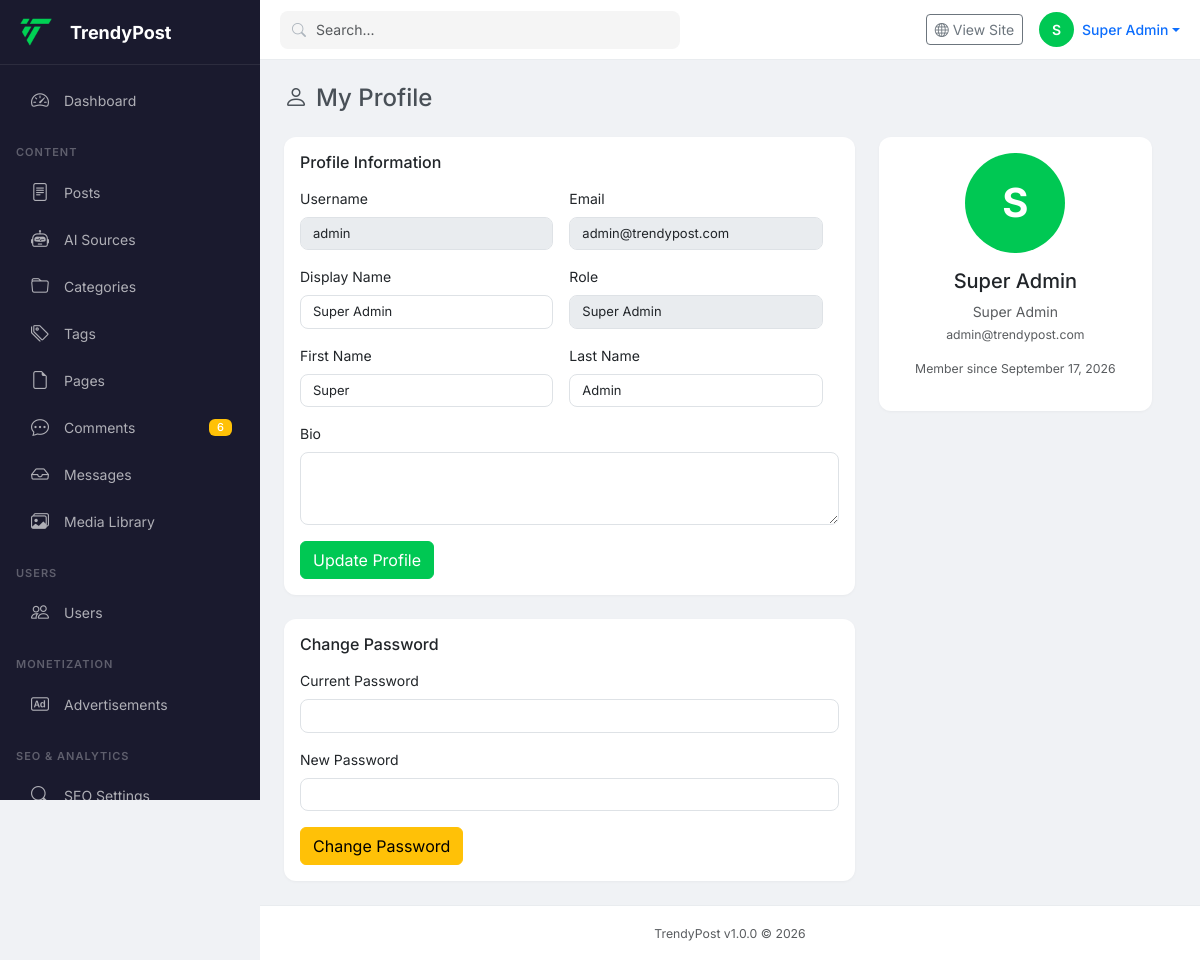
The app's page /admin/admin/?route=profile (signed in) with its own data.
### tables this page shows
CREATE TABLE users (
    id INT UNSIGNED AUTO_INCREMENT PRIMARY KEY,
    username VARCHAR(50) NOT NULL UNIQUE,
    email VARCHAR(100) NOT NULL UNIQUE,
    password_hash VARCHAR(255) NOT NULL,
    display_name VARCHAR(100),
    first_name VARCHAR(50),
    last_name VARCHAR(50),
    avatar VARCHAR(255),
    bio TEXT,
    role_id INT UNSIGNED NOT NULL DEFAULT 6,
    status ENUM('active','inactive','banned','pending') DEFAULT 'pending',
    email_verified TINYINT(1) DEFAULT 0,
    email_verified_at DATETIME,
    remember_token VARCHAR(100),
    reset_token VARCHAR(100),
    reset_expires DATETIME,
    last_login_at DATETIME,
    last_login_ip VARCHAR(45),
    login_attempts TINYINT UNSIGNED DEFAULT 0,
    locked_until DATETIME,
    google_id VARCHAR(100),
    facebook_id VARCHAR(100),
    twitter_id VARCHAR(100),
    seo_title VARCHAR(70),
    seo_description VARCHAR(160),
    social_links JSON,
    created_at TIMESTAMP DEFAULT CURRENT_TIMESTAMP,
    updated_at TIMESTAMP DEFAULT CURRENT_TIMESTAMP ON UPDATE CURRENT_TIMESTAMP,
    FOREIGN KEY (role_id) REFERENCES roles(id) ON DELETE RESTRICT,
    INDEX idx_email (email),
    INDEX idx_status (status),
    INDEX idx_role (role_id),
    INDEX idx_username (username)
);

CREATE TABLE roles (
    id INT UNSIGNED AUTO_INCREMENT PRIMARY KEY,
    name VARCHAR(50) NOT NULL UNIQUE,
    display_name VARCHAR(100) NOT NULL,
    description TEXT,
    permissions JSON,
    is_system TINYINT(1) DEFAULT 0,
    created_at TIMESTAMP DEFAULT CURRENT_TIMESTAMP,
    updated_at TIMESTAMP DEFAULT CURRENT_TIMESTAMP ON UPDATE CURRENT_TIMESTAMP,
    INDEX idx_name (name)
);

### includes/Helpers.php (called while the page is built, shortened)
<?php
function url(string $path = ''): string {
    return BASE_URL . ltrim($path, '/');
}
function image_url(string $filename): string {
    return IMAGES_URL . $filename;
}
function admin_url(string $path = ''): string {
    $path = trim($path, '/');
    $path = preg_replace('#^admin/?|^/admin/?#', '', $path);
    $base = rtrim(ADMIN_URL, '/');
    return $base . '/?route=' . $path;
}
function format_date(string $date, string $format = 'F j, Y'): string {
    return date($format, strtotime($date));
}
function decode_entities(string $text): string {
    if ($text === '' || !str_contains($text, '&')) {
        return $text;
    }
    $decoded = $text;
    return $decoded;
}
function esc_attr(string $text): string {
    return htmlspecialchars(decode_entities($text), ENT_QUOTES, 'UTF-8');
}

### includes/Database.php (called while the page is built, shortened)
<?php
class Database {
    private static ?PDO $instance = null;
    public static function getInstance(): PDO {
        if (self::$instance === null) {
            try {
                $dsn = "mysql:host=" . DB_HOST . ";dbname=" . DB_NAME . ";charset=" . DB_CHARSET;
                $options = [
                    PDO::ATTR_ERRMODE => APP_DEBUG ? PDO::ERRMODE_EXCEPTION : PDO::ERRMODE_SILENT,
                    PDO::ATTR_DEFAULT_FETCH_MODE => PDO::FETCH_ASSOC,
                    PDO::ATTR_EMULATE_PREPARES => false,
                    PDO::ATTR_PERSISTENT => true
                ];
                self::$instance = new PDO($dsn, DB_USER, DB_PASS, $options);
            } catch (PDOException $e) {
                error_log("Database connection failed: " . $e->getMessage());
                if (APP_DEBUG) {
                    die("Database connection failed: " . $e->getMessage());
                }
                die("Service temporarily unavailable. Please try again later.");
            }
        }
        return self::$instance;
    }
    private static function setConnectionDefaults(): void {
        try {
            self::$instance->exec("SET NAMES " . DB_CHARSET . " COLLATE " . DB_COLLATE);
            $phpTimezone = date_default_timezone_get();
            $timezoneOffset = self::getTimezoneOffset($phpTimezone);
            try {
                self::$instance->exec("SET time_zone = '" . $timezoneOffset . "'");
            } catch (PDOException $e) {
                try {
                    $offsetMinutes = self::getTimezoneOffsetMinutes($phpTimezone);
                    self::$instance->exec("SET time_zone = '" . $offsetMinutes . "'");
                    self::$timezone = $offsetMinutes;
                } catch (PDOException $e2) {
                    error_log("Could not set MySQL timezone: " . $e2->getMessage());
                    self::$timezone = '+00:00';
                }
            }
            self::$instance->exec("SET sql_mode = 'NO_ENGINE_SUBSTITUTION'");
        } catch (PDOException $e) {
            error_log("Failed to set connection defaults: " . $e->getMessage());
        }
    }
    private static function getTimezoneOffset(string $timezone): string {
        try {
            $dt = new DateTime('now', new DateTimeZone($timezone));
            $offset = $dt->getOffset();
            $hours = floor($offset / 3600);
            $minutes = abs(($offset % 3600) / 60);
            return sprintf('%+03d:%02d', $hours, $minutes);
        } catch (Exception $e) {
            error_log("Timezone offset calculation failed: " . $e->getMessage());
            return '+00:00';
        }
    }
    public static function query(string $sql, array $params = []): PDOStatement {
        $stmt = self::getInstance()->prepare($sql);
        $stmt->execute($params);
        return $stmt;
    }
    public static function fetchOne(string $sql, array $params = []): ?array {
        $stmt = self::query($sql, $params);
        $result = $stmt->fetch();
        return $result ?: null;
    }
    public static function fetchColumn(string $sql, array $params = []) {
        $stmt = self::query($sql, $params);
        return $stmt->fetchColumn();
    }
    public static function count(string $table, string $where = '1=1', array $params = []): int {
        $sql = "SELECT COUNT(*) FROM `{$table}` WHERE {$where}";
        return (int) self::fetchColumn($sql, $params);
    }
}

### includes/Auth.php (called while the page is built, shortened)
<?php
require_once INCLUDES_PATH . 'Database.php';
require_once INCLUDES_PATH . 'Helpers.php';
class Auth {
    private static ?array $currentUser = null;
    private static ?array $currentRole = null;
    public static function init(): void {
        if (!empty($_SESSION['user_id'])) {
            self::loadUser($_SESSION['user_id']);
        }
    }
    public static function check(): bool {
        return self::$currentUser !== null && self::$currentUser['status'] === 'active';
    }
    public static function user(): ?array {
        return self::$currentUser;
    }
    public static function roleName(): string {
        return self::$currentRole['name'] ?? 'guest';
    }
    public static function hasRole(string|array $roles): bool {
        $roles = is_array($roles) ? $roles : [$roles];
        return in_array(self::roleName(), $roles);
    }
    public static function isAdmin(): bool {
        return self::hasRole(['super_admin', 'admin']);
    }
    private static function loadUser(int $userId): void {
        $user = Database::fetchOne(
            "SELECT u.*, r.name as role_name, r.display_name as role_display, r.permissions as role_perms
             FROM users u
             JOIN roles r ON u.role_id = r.id
             WHERE u.id = ? LIMIT 1",
            [$userId]
        );
        self::$currentUser = $user;
        self::$currentRole = [
            'id' => $user['role_id'],
            'name' => $user['role_name'],
            'display_name' => $user['role_display']
        ];
    }
}

### admin/users/profile.php (the view, shortened to what this page needs)
<?php
$user = Auth::user();
include ADMIN_PATH . 'layout/header.php';
?>
<div class="d-flex justify-content-between align-items-center mb-4 flex-wrap gap-2"><h4 class="mb-0"><i class="bi bi-person me-2"></i>My Profile</h4></div>
<div class="row g-4">
    <div class="col-lg-8">
        <div class="card border-0"><div class="card-body">
            <h6 class="mb-3">Profile Information</h6>
            <form method="POST"><input type="hidden" name="_token" value="<?php echo csrf_token(); ?>">
            <div class="row g-3"><div class="col-md-6"><div class="mb-3"><label class="form-label">Username</label><input type="text" class="form-control" value="<?php echo $user['username']; ?>" disabled></div></div><div class="col-md-6"><div class="mb-3"><label class="form-label">Email</label><input type="email" class="form-control" value="<?php echo $user['email']; ?>" disabled></div></div></div>
            <div class="row g-3"><div class="col-md-6"><div class="mb-3"><label class="form-label">Display Name</label><input type="text" name="display_name" class="form-control" value="<?php echo esc_attr($user['display_name']??''); ?>"></div></div><div class="col-md-6"><div class="mb-3"><label class="form-label">Role</label><input type="text" class="form-control" value="<?php echo $user['role_display']??''; ?>" disabled></div></div></div>
            <div class="row g-3"><div class="col-md-6"><div class="mb-3"><label class="form-label">First Name</label><input type="text" name="first_name" class="form-control" value="<?php echo esc_attr($user['first_name']??''); ?>"></div></div><div class="col-md-6"><div class="mb-3"><label class="form-label">Last Name</label><input type="text" name="last_name" class="form-control" value="<?php echo esc_attr($user['last_name']??''); ?>"></div></div></div>
            <div class="mb-3"><label class="form-label">Bio</label><textarea name="bio" class="form-control" rows="3"><?php echo esc_attr($user['bio']??''); ?></textarea></div>
            <button type="submit" class="btn btn-success">Update Profile</button>
            </form>
        </div></div>
        <div class="card border-0 mt-4"><div class="card-body">
            <h6 class="mb-3">Change Password</h6>
            <form method="POST"><input type="hidden" name="_token" value="<?php echo csrf_token(); ?>">
            <div class="mb-3"><label class="form-label">Current Password</label><input type="password" name="current_password" class="form-control" required></div>
            <div class="mb-3"><label class="form-label">New Password</label><input type="password" name="new_password" class="form-control" required minlength="8"></div>
            <button type="submit" class="btn btn-warning">Change Password</button>
            </form>
        </div></div>
    </div>
    <div class="col-lg-4">
        <div class="card border-0"><div class="card-body text-center">
            <div class="bg-success text-white rounded-circle d-flex align-items-center justify-content-center mx-auto mb-3" style="width:100px;height:100px;font-size:40px;font-weight:700;background-color:var(--tp-primary)!important"><?php echo strtoupper(substr($user['display_name']??$user['username'],0,1)); ?></div>
            <h5><?php echo $user['display_name'] ?? $user['username']; ?></h5>
            <p class="text-muted mb-1"><?php echo $user['role_display'] ?? ''; ?></p>
            <p class="text-muted small"><?php echo $user['email']; ?></p>
            <p class="text-muted small">Member since <?php echo format_date($user['created_at'] ?? 'now'); ?></p>
        </div></div>
    </div>
</div>
<?php include ADMIN_PATH . 'layout/footer.php'; ?>

### admin/layout/header.php (shortened to what this page needs)
<?php if (!defined('ADMIN')) die('Direct access not permitted.');
$route = $_GET['route'] ?? 'dashboard';
$route = preg_replace('#^admin/?|^/admin/?#', '', $route);
if (!isset($stats)) {
    $stats = ['comments' => ['pending' => Database::count('comments', "status = 'pending'") ?? 0]];
}
?>
<!DOCTYPE html>
<html lang="en">
<head>
    <link href="https://cdn.jsdelivr.net/npm/bootstrap@5.3.2/dist/css/bootstrap.min.css" rel="stylesheet">
    <link href="https://cdn.jsdelivr.net/npm/bootstrap-icons@1.11.1/font/bootstrap-icons.css" rel="stylesheet">
    <link href="<?php echo ADMIN_ASSETS_URL; ?>admin.css?v=<?php echo APP_VERSION; ?>" rel="stylesheet">
</head>
<body class="admin-body">
<div class="admin-wrapper">
    <nav class="admin-sidebar" id="adminSidebar">
        <div class="sidebar-header">
            <a href="<?php echo admin_url('dashboard'); ?>" class="sidebar-brand">
                <img src="<?php echo image_url('trendypost-logo.png'); ?>" alt="TrendyPost" height="32" onerror="this.style.display='none';this.parentElement.innerHTML+='<span class=\'fw-bold text-white\'>TP</span>'">
                <span class="ms-2 fw-bold text-white">TrendyPost</span>
            </a>
        </div>
        <ul class="sidebar-nav">
            <li><a href="<?php echo admin_url('dashboard'); ?>" class="<?php echo $route==='dashboard'?'active':''; ?>"><i class="bi bi-speedometer2"></i> Dashboard</a></li>
            <li class="nav-section">CONTENT</li>
            <li><a href="<?php echo admin_url('posts'); ?>" class="<?php echo $route==='posts'?'active':''; ?>"><i class="bi bi-file-text"></i> Posts</a></li>
            <li><a href="<?php echo admin_url('ai-sources'); ?>" class="<?php echo $route==='ai-sources'?'active':''; ?>"><i class="bi bi-robot"></i> AI Sources</a></li>
            <li><a href="<?php echo admin_url('categories'); ?>" class="<?php echo $route==='categories'?'active':''; ?>"><i class="bi bi-folder"></i> Categories</a></li>
            <li><a href="<?php echo admin_url('tags'); ?>" class="<?php echo $route==='tags'?'active':''; ?>"><i class="bi bi-tags"></i> Tags</a></li>
            <li><a href="<?php echo admin_url('pages'); ?>" class="<?php echo $route==='pages'?'active':''; ?>"><i class="bi bi-file-earmark"></i> Pages</a></li>
            <li><a href="<?php echo admin_url('comments'); ?>" class="<?php echo $route==='comments'?'active':''; ?>"><i class="bi bi-chat-dots"></i> Comments<?php $pc = $stats['comments']['pending'] ?? 0; if ($pc): ?> <span class="badge bg-warning"><?php echo $pc; ?></span><?php endif; ?></a></li>
            <?php if (Auth::isAdmin() || Auth::can('contact.view')): ?>
            <li><a href="<?php echo admin_url('messages'); ?>" class="<?php echo $route==='messages'?'active':''; ?>"><i class="bi bi-inbox"></i> Messages</a></li>
            <?php endif; ?>
            <li><a href="<?php echo admin_url('media'); ?>" class="<?php echo $route==='media'?'active':''; ?>"><i class="bi bi-images"></i> Media Library</a></li>
            <li class="nav-section">USERS</li>
            <li><a href="<?php echo admin_url('users'); ?>" class="<?php echo $route==='users'?'active':''; ?>"><i class="bi bi-people"></i> Users</a></li>
            <li class="nav-section">MONETIZATION</li>
            <li><a href="<?php echo admin_url('ads'); ?>" class="<?php echo $route==='ads'?'active':''; ?>"><i class="bi bi-badge-ad"></i> Advertisements</a></li>
            <li class="nav-section">SEO & ANALYTICS</li>
            <li><a href="<?php echo admin_url('seo'); ?>" class="<?php echo $route==='seo'?'active':''; ?>"><i class="bi bi-search"></i> SEO Settings</a></li>
        </ul>
    </nav>
    <div class="admin-main">
        <header class="admin-topbar">
            <div class="topbar-search d-none d-md-block">
                <i class="bi bi-search"></i>
                <input type="text" placeholder="Search..." class="form-control form-control-sm">
            </div>
            <div class="topbar-actions ms-auto d-flex align-items-center gap-2 gap-md-3">
                <a href="<?php echo url(); ?>" target="_blank" class="btn btn-sm btn-outline-secondary"><i class="bi bi-globe"></i> <span class="d-none d-sm-inline">View Site</span></a>
                <div class="dropdown">
                    <a href="#" class="d-flex align-items-center text-decoration-none dropdown-toggle" data-bs-toggle="dropdown">
                        <div class="bg-success text-white rounded-circle d-flex align-items-center justify-content-center me-2" style="width:35px;height:35px;font-size:14px;font-weight:600;background-color:var(--tp-primary, #00C853)!important">
                            <?php echo strtoupper(substr(Auth::user()['display_name'] ?? 'A', 0, 1)); ?>
                        </div>
                        <span class="d-none d-md-block fw-medium"><?php echo Auth::user()['display_name'] ?? 'Admin'; ?></span>
                    </a>
                </div>
            </div>
        </header>
        <div class="admin-content">

### records on screen
users: display_name "S", display_name "Super Admin", username "admin", email "admin@trendypost.com", role.display_name "Super Admin", first_name "Super", last_name "Admin", created_at "September 17, 2026"

### other values on screen
$pc "6"
APP_VERSION "1.0.0"
